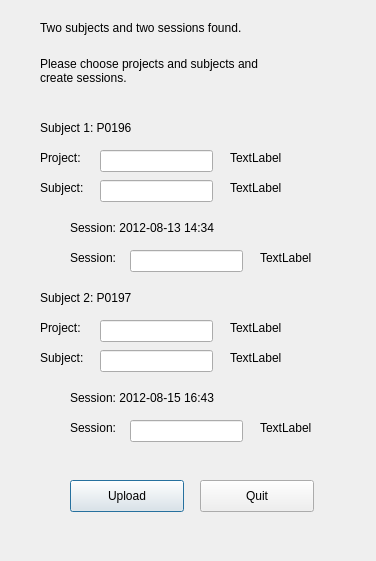
<?xml version="1.0" encoding="UTF-8"?>
<ui version="4.0">
 <class>Dialog</class>
 <widget class="QDialog" name="Dialog">
  <property name="geometry">
   <rect>
    <x>0</x>
    <y>0</y>
    <width>376</width>
    <height>561</height>
   </rect>
  </property>
  <property name="windowTitle">
   <string>Dialog</string>
  </property>
  <widget class="QPushButton" name="upload_button">
   <property name="geometry">
    <rect>
     <x>70</x>
     <y>480</y>
     <width>114</width>
     <height>32</height>
    </rect>
   </property>
   <property name="text">
    <string>Upload</string>
   </property>
  </widget>
  <widget class="QPushButton" name="quit_button">
   <property name="geometry">
    <rect>
     <x>200</x>
     <y>480</y>
     <width>114</width>
     <height>32</height>
    </rect>
   </property>
   <property name="text">
    <string>Quit</string>
   </property>
  </widget>
  <widget class="QLineEdit" name="subject_1_project_edit">
   <property name="geometry">
    <rect>
     <x>100</x>
     <y>150</y>
     <width>113</width>
     <height>22</height>
    </rect>
   </property>
  </widget>
  <widget class="QLabel" name="subject_1_project_status">
   <property name="geometry">
    <rect>
     <x>230</x>
     <y>150</y>
     <width>181</width>
     <height>16</height>
    </rect>
   </property>
   <property name="text">
    <string>TextLabel</string>
   </property>
  </widget>
  <widget class="QLineEdit" name="subject_1_subject_edit">
   <property name="geometry">
    <rect>
     <x>100</x>
     <y>180</y>
     <width>113</width>
     <height>22</height>
    </rect>
   </property>
  </widget>
  <widget class="QLabel" name="label">
   <property name="geometry">
    <rect>
     <x>40</x>
     <y>150</y>
     <width>62</width>
     <height>16</height>
    </rect>
   </property>
   <property name="text">
    <string>Project:</string>
   </property>
  </widget>
  <widget class="QLabel" name="label_10">
   <property name="geometry">
    <rect>
     <x>70</x>
     <y>390</y>
     <width>191</width>
     <height>16</height>
    </rect>
   </property>
   <property name="text">
    <string>Session: 2012-08-15 16:43</string>
   </property>
  </widget>
  <widget class="QLabel" name="subject_1_label">
   <property name="geometry">
    <rect>
     <x>40</x>
     <y>120</y>
     <width>111</width>
     <height>16</height>
    </rect>
   </property>
   <property name="text">
    <string>Subject 1: P0196</string>
   </property>
  </widget>
  <widget class="QLabel" name="session_2_status">
   <property name="geometry">
    <rect>
     <x>260</x>
     <y>420</y>
     <width>181</width>
     <height>16</height>
    </rect>
   </property>
   <property name="text">
    <string>TextLabel</string>
   </property>
  </widget>
  <widget class="QLabel" name="label_13">
   <property name="geometry">
    <rect>
     <x>70</x>
     <y>420</y>
     <width>62</width>
     <height>16</height>
    </rect>
   </property>
   <property name="text">
    <string>Session:</string>
   </property>
  </widget>
  <widget class="QLineEdit" name="session_1_edit">
   <property name="geometry">
    <rect>
     <x>130</x>
     <y>250</y>
     <width>113</width>
     <height>22</height>
    </rect>
   </property>
  </widget>
  <widget class="QLabel" name="info_label">
   <property name="geometry">
    <rect>
     <x>40</x>
     <y>20</y>
     <width>241</width>
     <height>16</height>
    </rect>
   </property>
   <property name="text">
    <string>Two subjects and two sessions found.</string>
   </property>
  </widget>
  <widget class="QLabel" name="label_5">
   <property name="geometry">
    <rect>
     <x>70</x>
     <y>220</y>
     <width>191</width>
     <height>16</height>
    </rect>
   </property>
   <property name="text">
    <string>Session: 2012-08-13 14:34</string>
   </property>
  </widget>
  <widget class="QLineEdit" name="subject_2_project_edit">
   <property name="geometry">
    <rect>
     <x>100</x>
     <y>320</y>
     <width>113</width>
     <height>22</height>
    </rect>
   </property>
  </widget>
  <widget class="QLabel" name="subject_1_subject_status">
   <property name="geometry">
    <rect>
     <x>230</x>
     <y>180</y>
     <width>181</width>
     <height>16</height>
    </rect>
   </property>
   <property name="text">
    <string>TextLabel</string>
   </property>
  </widget>
  <widget class="QLineEdit" name="subject_2_subject_edit">
   <property name="geometry">
    <rect>
     <x>100</x>
     <y>350</y>
     <width>113</width>
     <height>22</height>
    </rect>
   </property>
  </widget>
  <widget class="QLabel" name="subject_2_project_status">
   <property name="geometry">
    <rect>
     <x>230</x>
     <y>320</y>
     <width>181</width>
     <height>16</height>
    </rect>
   </property>
   <property name="text">
    <string>TextLabel</string>
   </property>
  </widget>
  <widget class="QLabel" name="subject_1_label_2">
   <property name="geometry">
    <rect>
     <x>40</x>
     <y>290</y>
     <width>111</width>
     <height>16</height>
    </rect>
   </property>
   <property name="text">
    <string>Subject 2: P0197</string>
   </property>
  </widget>
  <widget class="QLabel" name="label_15">
   <property name="geometry">
    <rect>
     <x>40</x>
     <y>350</y>
     <width>62</width>
     <height>16</height>
    </rect>
   </property>
   <property name="text">
    <string>Subject:</string>
   </property>
  </widget>
  <widget class="QLabel" name="label_4">
   <property name="geometry">
    <rect>
     <x>40</x>
     <y>40</y>
     <width>231</width>
     <height>61</height>
    </rect>
   </property>
   <property name="text">
    <string>Please choose projects and subjects and create sessions.</string>
   </property>
   <property name="wordWrap">
    <bool>true</bool>
   </property>
  </widget>
  <widget class="QLabel" name="subject_2_subject_status">
   <property name="geometry">
    <rect>
     <x>230</x>
     <y>350</y>
     <width>181</width>
     <height>16</height>
    </rect>
   </property>
   <property name="text">
    <string>TextLabel</string>
   </property>
  </widget>
  <widget class="QLabel" name="label_11">
   <property name="geometry">
    <rect>
     <x>40</x>
     <y>320</y>
     <width>62</width>
     <height>16</height>
    </rect>
   </property>
   <property name="text">
    <string>Project:</string>
   </property>
  </widget>
  <widget class="QLineEdit" name="session_2_edit">
   <property name="geometry">
    <rect>
     <x>130</x>
     <y>420</y>
     <width>113</width>
     <height>22</height>
    </rect>
   </property>
  </widget>
  <widget class="QLabel" name="session_1_status">
   <property name="geometry">
    <rect>
     <x>260</x>
     <y>250</y>
     <width>181</width>
     <height>16</height>
    </rect>
   </property>
   <property name="text">
    <string>TextLabel</string>
   </property>
  </widget>
  <widget class="QLabel" name="label_2">
   <property name="geometry">
    <rect>
     <x>70</x>
     <y>250</y>
     <width>62</width>
     <height>16</height>
    </rect>
   </property>
   <property name="text">
    <string>Session:</string>
   </property>
  </widget>
  <widget class="QLabel" name="label_3">
   <property name="geometry">
    <rect>
     <x>40</x>
     <y>180</y>
     <width>62</width>
     <height>16</height>
    </rect>
   </property>
   <property name="text">
    <string>Subject:</string>
   </property>
  </widget>
 </widget>
 <resources/>
 <connections>
  <connection>
   <sender>quit_button</sender>
   <signal>clicked()</signal>
   <receiver>Dialog</receiver>
   <slot>quit()</slot>
   <hints>
    <hint type="sourcelabel">
     <x>306</x>
     <y>265</y>
    </hint>
    <hint type="destinationlabel">
     <x>199</x>
     <y>149</y>
    </hint>
   </hints>
  </connection>
  <connection>
   <sender>upload_button</sender>
   <signal>clicked()</signal>
   <receiver>Dialog</receiver>
   <slot>upload()</slot>
   <hints>
    <hint type="sourcelabel">
     <x>176</x>
     <y>265</y>
    </hint>
    <hint type="destinationlabel">
     <x>199</x>
     <y>149</y>
    </hint>
   </hints>
  </connection>
 </connections>
 <slots>
  <slot>quit()</slot>
  <slot>upload()</slot>
  <slot>validate()</slot>
 </slots>
</ui>
